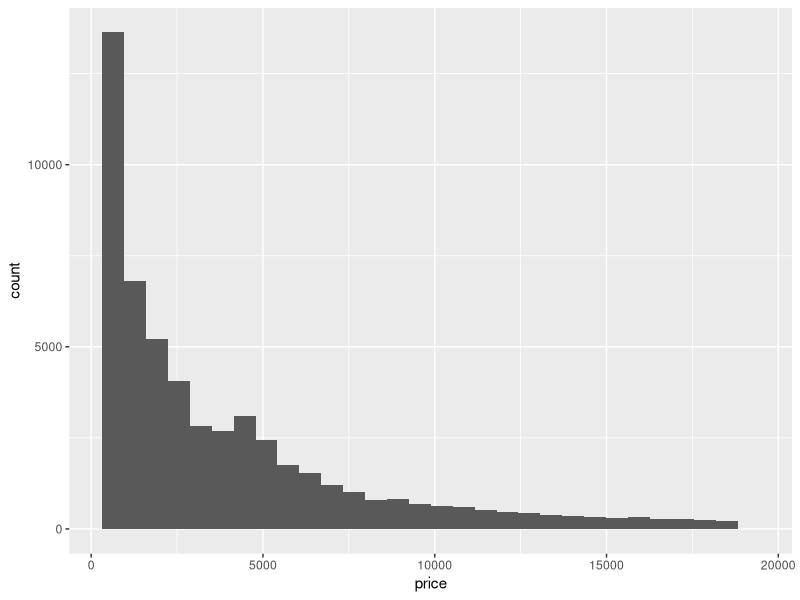

Here is the R script that generated this plot:
## ---- chunk 1
knitr::opts_chunk$set(echo = TRUE)
pdf(NULL)
## ---- chunk 2
library(tidyverse)
## ---- chunk 3
diamonds %>% 
  ggplot(aes(price)) + 
  geom_histogram()
